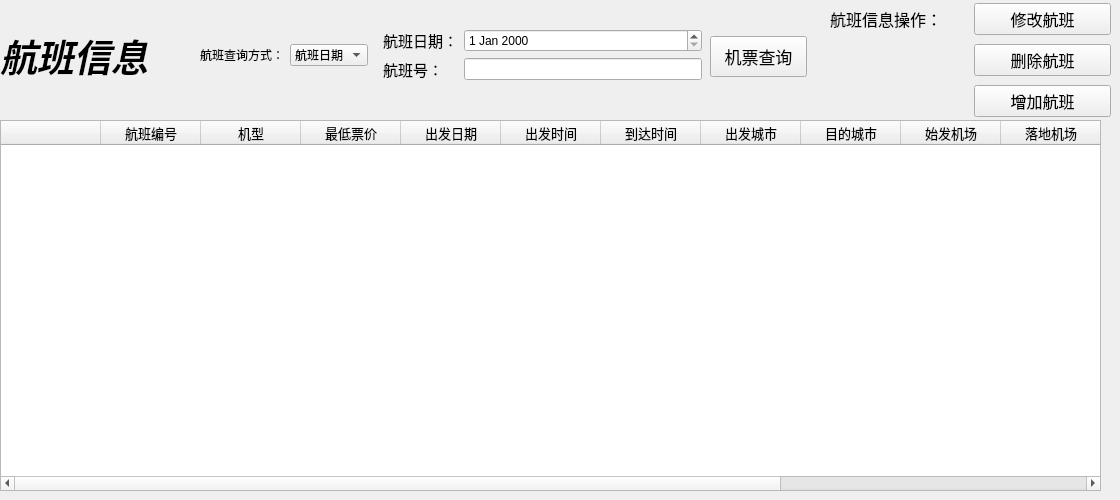
    <widget class="QWidget" name="flight_page_2">
     <widget class="QTableWidget" name="flightTabWidget_2">
      <property name="geometry">
       <rect>
        <x>0</x>
        <y>120</y>
        <width>1101</width>
        <height>371</height>
       </rect>
      </property>
      <property name="font">
       <font>
        <pointsize>10</pointsize>
       </font>
      </property>
      <column>
       <property name="text">
        <string/>
       </property>
      </column>
      <column>
       <property name="text">
        <string>航班编号</string>
       </property>
       <property name="font">
        <font>
         <pointsize>10</pointsize>
        </font>
       </property>
       <property name="background">
        <color>
         <red>255</red>
         <green>255</green>
         <blue>255</blue>
        </color>
       </property>
      </column>
      <column>
       <property name="text">
        <string>机型</string>
       </property>
       <property name="font">
        <font>
         <pointsize>10</pointsize>
         <bold>false</bold>
        </font>
       </property>
       <property name="background">
        <color alpha="240">
         <red>255</red>
         <green>255</green>
         <blue>255</blue>
        </color>
       </property>
      </column>
      <column>
       <property name="text">
        <string>最低票价</string>
       </property>
       <property name="font">
        <font>
         <pointsize>10</pointsize>
        </font>
       </property>
      </column>
      <column>
       <property name="text">
        <string>出发日期</string>
       </property>
       <property name="font">
        <font>
         <pointsize>10</pointsize>
         <bold>false</bold>
        </font>
       </property>
      </column>
      <column>
       <property name="text">
        <string>出发时间</string>
       </property>
       <property name="font">
        <font>
         <pointsize>10</pointsize>
         <bold>false</bold>
        </font>
       </property>
      </column>
      <column>
       <property name="text">
        <string>到达时间</string>
       </property>
       <property name="font">
        <font>
         <pointsize>10</pointsize>
         <bold>false</bold>
        </font>
       </property>
      </column>
      <column>
       <property name="text">
        <string>出发城市</string>
       </property>
       <property name="font">
        <font>
         <pointsize>10</pointsize>
         <bold>false</bold>
        </font>
       </property>
      </column>
      <column>
       <property name="text">
        <string>目的城市</string>
       </property>
       <property name="font">
        <font>
         <pointsize>10</pointsize>
         <bold>false</bold>
        </font>
       </property>
      </column>
      <column>
       <property name="text">
        <string>始发机场</string>
       </property>
       <property name="font">
        <font>
         <pointsize>10</pointsize>
         <bold>false</bold>
        </font>
       </property>
      </column>
      <column>
       <property name="text">
        <string>落地机场</string>
       </property>
       <property name="font">
        <font>
         <pointsize>10</pointsize>
         <bold>false</bold>
        </font>
       </property>
      </column>
      <column>
       <property name="text">
        <string>航班状态</string>
       </property>
       <property name="font">
        <font>
         <pointsize>10</pointsize>
         <bold>false</bold>
        </font>
       </property>
      </column>
      <column>
       <property name="text">
        <string/>
       </property>
      </column>
      <column>
       <property name="text">
        <string/>
       </property>
      </column>
     </widget>
     <widget class="QWidget" name="widget" native="true">
      <property name="geometry">
       <rect>
        <x>200</x>
        <y>0</y>
        <width>511</width>
        <height>111</height>
       </rect>
      </property>
      <layout class="QGridLayout" name="gridLayout_3">
       <item row="0" column="1">
        <widget class="QComboBox" name="query_way_comboBox">
         <item>
          <property name="text">
           <string>航班日期</string>
          </property>
         </item>
         <item>
          <property name="text">
           <string>航班号</string>
          </property>
         </item>
        </widget>
       </item>
       <item row="0" column="2">
        <widget class="QWidget" name="widget_2" native="true">
         <layout class="QGridLayout" name="gridLayout_2">
          <item row="0" column="0">
           <widget class="QLabel" name="flight_date_label">
            <property name="font">
             <font>
              <family>Microsoft YaHei UI</family>
              <pointsize>11</pointsize>
              <bold>false</bold>
             </font>
            </property>
            <property name="styleSheet">
             <string notr="true"/>
            </property>
            <property name="text">
             <string>航班日期：</string>
            </property>
           </widget>
          </item>
          <item row="0" column="1">
           <widget class="QDateEdit" name="flight_date_dateEdit"/>
          </item>
          <item row="1" column="0">
           <widget class="QLabel" name="flight_num_label">
            <property name="font">
             <font>
              <family>Microsoft YaHei UI</family>
              <pointsize>11</pointsize>
              <bold>false</bold>
             </font>
            </property>
            <property name="styleSheet">
             <string notr="true"/>
            </property>
            <property name="text">
             <string>航班号：</string>
            </property>
           </widget>
          </item>
          <item row="1" column="1">
           <widget class="QLineEdit" name="flight_num_lineEdit"/>
          </item>
         </layout>
        </widget>
       </item>
       <item row="0" column="0">
        <widget class="QLabel" name="query_way_label">
         <property name="text">
          <string>航班查询方式：</string>
         </property>
        </widget>
       </item>
      </layout>
     </widget>
     <widget class="QWidget" name="widget_3" native="true">
      <property name="geometry">
       <rect>
        <x>830</x>
        <y>0</y>
        <width>281</width>
        <height>121</height>
       </rect>
      </property>
      <layout class="QGridLayout" name="gridLayout_4">
       <item row="0" column="0">
        <widget class="QLabel" name="flight_info_label_2">
         <property name="font">
          <font>
           <pointsize>12</pointsize>
          </font>
         </property>
         <property name="text">
          <string>航班信息操作：</string>
         </property>
        </widget>
       </item>
       <item row="1" column="1">
        <widget class="QPushButton" name="flight_info_deleteBtn_4">
         <property name="font">
          <font>
           <pointsize>12</pointsize>
          </font>
         </property>
         <property name="cursor">
          <cursorShape>PointingHandCursor</cursorShape>
         </property>
         <property name="text">
          <string>删除航班</string>
         </property>
        </widget>
       </item>
       <item row="0" column="1">
        <widget class="QPushButton" name="flight_info_veritfyBtn_3">
         <property name="font">
          <font>
           <pointsize>12</pointsize>
          </font>
         </property>
         <property name="cursor">
          <cursorShape>PointingHandCursor</cursorShape>
         </property>
         <property name="text">
          <string>修改航班</string>
         </property>
        </widget>
       </item>
       <item row="2" column="1">
        <widget class="QPushButton" name="flight_info_add_button">
         <property name="font">
          <font>
           <pointsize>12</pointsize>
          </font>
         </property>
         <property name="text">
          <string>增加航班</string>
         </property>
        </widget>
       </item>
      </layout>
     </widget>
     <widget class="QLabel" name="flightque_label">
      <property name="geometry">
       <rect>
        <x>0</x>
        <y>30</y>
        <width>201</width>
        <height>51</height>
       </rect>
      </property>
      <property name="font">
       <font>
        <family>Adobe Arabic</family>
        <pointsize>28</pointsize>
        <italic>true</italic>
        <bold>true</bold>
       </font>
      </property>
      <property name="text">
       <string>航班信息</string>
      </property>
     </widget>
     <widget class="QPushButton" name="flightQueryBtn_2">
      <property name="geometry">
       <rect>
        <x>710</x>
        <y>36</y>
        <width>97</width>
        <height>41</height>
       </rect>
      </property>
      <property name="font">
       <font>
        <pointsize>13</pointsize>
       </font>
      </property>
      <property name="cursor">
       <cursorShape>PointingHandCursor</cursorShape>
      </property>
      <property name="text">
       <string>机票查询</string>
      </property>
     </widget>
    </widget>
